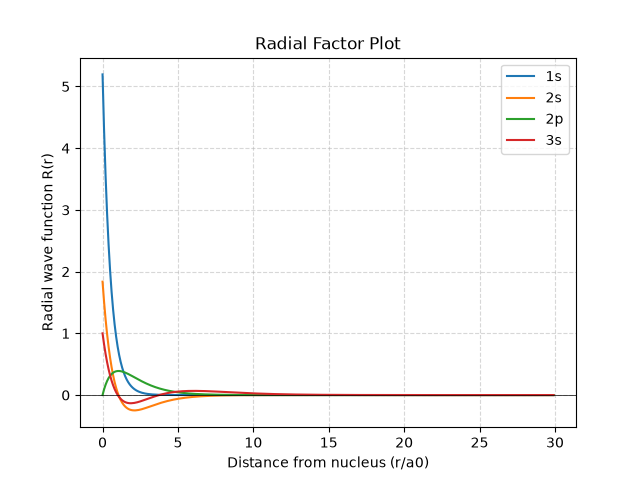

Source code (Python):
#Radial factor plot for hydrogenic orbitals
import math
import numpy as np
from numpy import pi
from numpy import arange
import matplotlib.pyplot as plt

a0 = 0.529177
Z = 1
orbitals = ['1s', '2s', '2p', '3s']
r = np.arange(0, 30, 0.1)

for orb in orbitals:
    R = []
    r_vals = []
    for c in arange(0, 30, 0.1):
        if orb == '1s':
            n = 2 * (Z/a0)**(3/2) * (np.exp(-(Z*c)/a0))
        elif orb == '2s':
            n = (1/(2*math.sqrt(2))) * (Z/a0)**(3/2) * (2 - (Z*c)/a0) * (np.exp(-(Z*c)/(2*a0)))
        elif orb == '2p':
            n = (1/(2*math.sqrt(6))) * (Z/a0)**(3/2) * ((Z*c)/a0) * (np.exp(-(Z*c)/(2*a0)))
        elif orb == '3s':
            n = (2/(81*math.sqrt(3))) * (Z/a0)**(3/2) * (27 - 18*(Z*c)/a0 + 2*((Z*c)/a0)**2) * (np.exp(-(Z*c)/(3*a0)))
        R.append(n)
        r_vals.append(c)
    plt.plot(r_vals, R, label=orb)

plt.title("Radial Factor Plot")
plt.xlabel("Distance from nucleus (r/a0)")
plt.ylabel("Radial wave function R(r)")
plt.legend(loc="upper right")
plt.axhline(0, color='black', linewidth=0.5)
plt.grid(True, linestyle='--', alpha=0.5)
plt.show()
